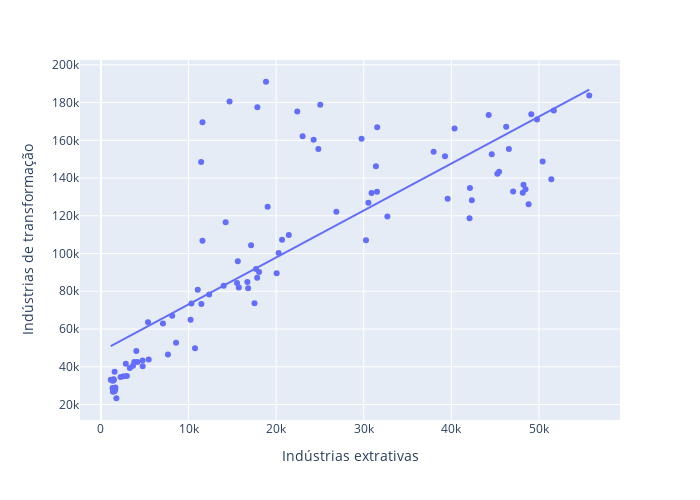

The code cell stored with this chart in its notebook:
### Code cell
#Scatter plot pode nos ajudar a entender correlações
scatter_fig = px.scatter(data_frame=df, x='Indústrias extrativas', y='Indústrias de transformação', height=500, width=700, trendline="ols")
scatter_fig.show()
